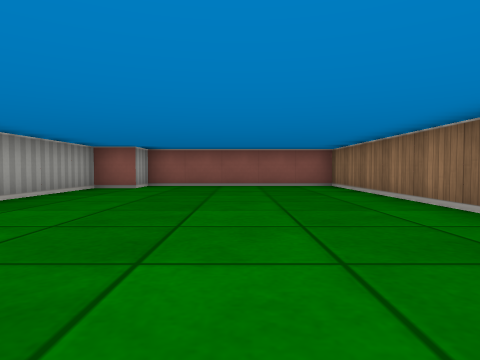
View 1 (above)

13 first-person views from a walk through a cub3D ray-caster map. The camera is about half as high as the walls, tilts 2° down and sees 75° across. The floor is counted in squares. Each view is taken from the middle of a square. On the plan, view 1 faces up. The plan holds only what a view shows up to about 9 squares ahead; the rest is blank.

View 2
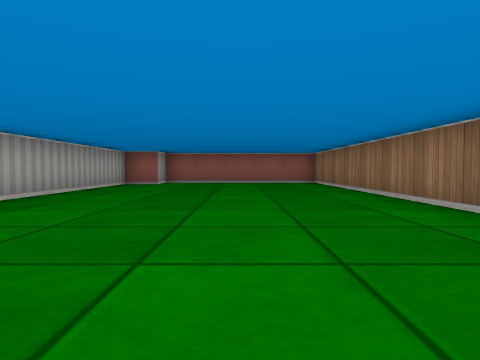

View 3
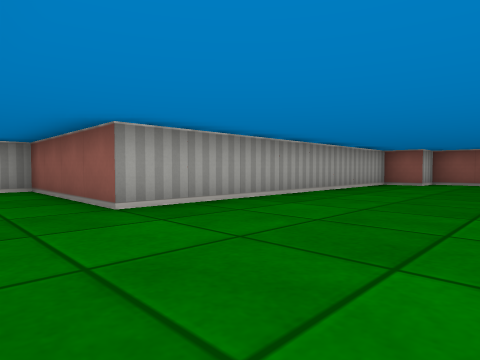

View 4
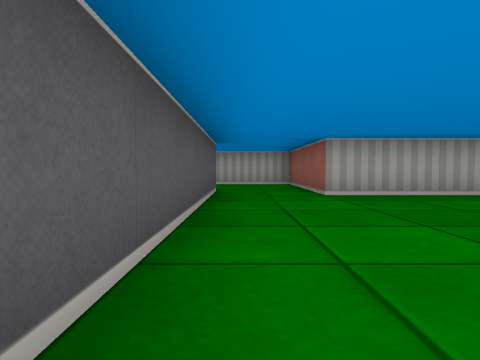

View 5
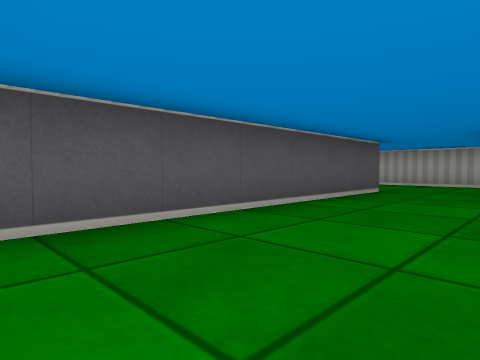

View 6
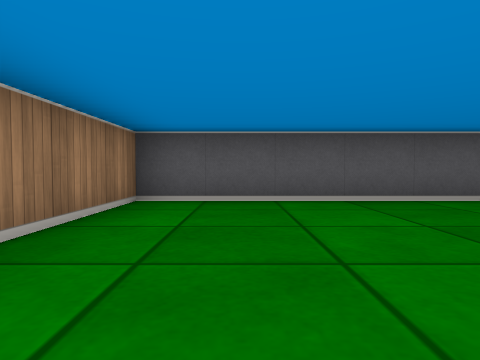

View 7
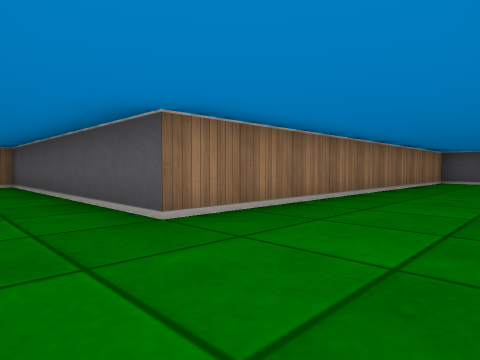

View 8
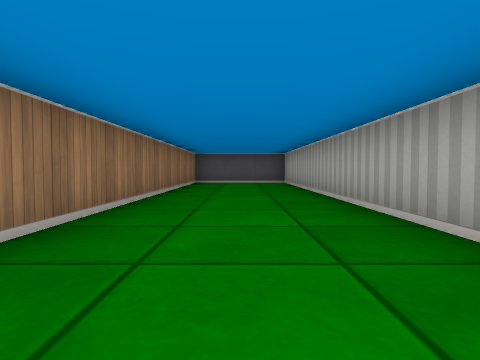

View 9
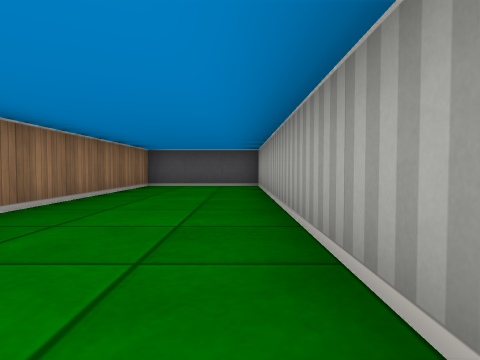

View 10
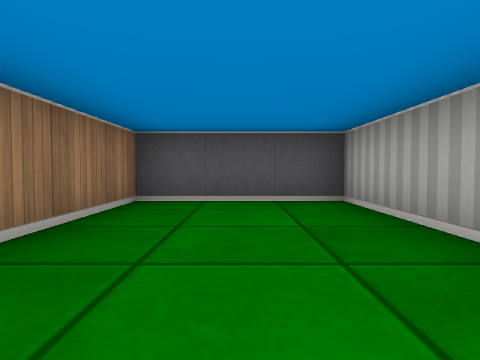

View 11
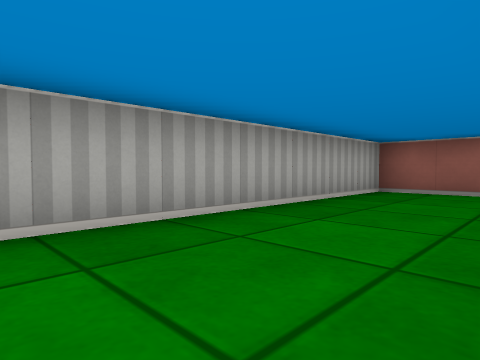

View 12
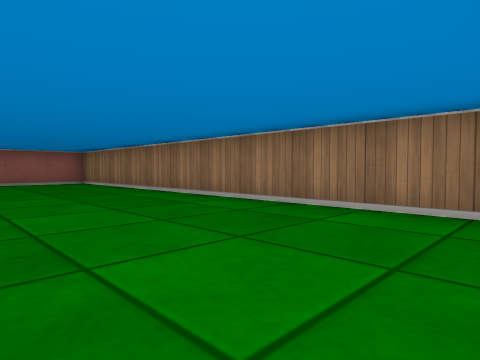

View 13
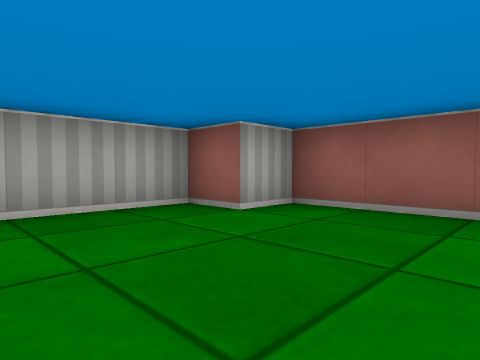

### Floor plan
Ten units are one square. View 1 is at (0, 0); x grows to the right and y downward. Boxes are objects, and circles mark ways between rooms. Rooms are numbered by the first view taken in them; rooms with no view inside come last. Other rooms are left out.
<svg viewBox="-80 -90 110 220">
<path fill="none" stroke="#000" d="M-35 25 25 25 25 -85 -25 -85 -25 -75 -35 -75 -35 5M-35 5 -75 5 -75 125 -45 125 -45 25 -35 25"/>
<circle cx="-40" cy="15" r="3" fill="#2a7"/>
<text x="0" y="-30">1</text>
<text x="-60" y="60">2</text>
</svg>
Room 1 opens to room 2.

Where each view was taken, in squares from view 1:
view 1: 0 up, 0 right, facing up
view 2: 2 down, 0 right, facing up
view 3: 2 down, 0 right, facing up-left
view 4: 2 down, 2 right, facing left
view 5: 0 up, 2 right, facing down-left
view 6: 2 up, 1 right, facing down
view 7: 1 down, 7 left, facing down-right
view 8: 2 down, 6 left, facing down
view 9: 4 down, 7 left, facing down
view 10: 8 down, 6 left, facing down
view 11: 7 down, 5 left, facing up-left
view 12: 2 down, 1 left, facing up-right
view 13: 5 up, 0 right, facing up-left
